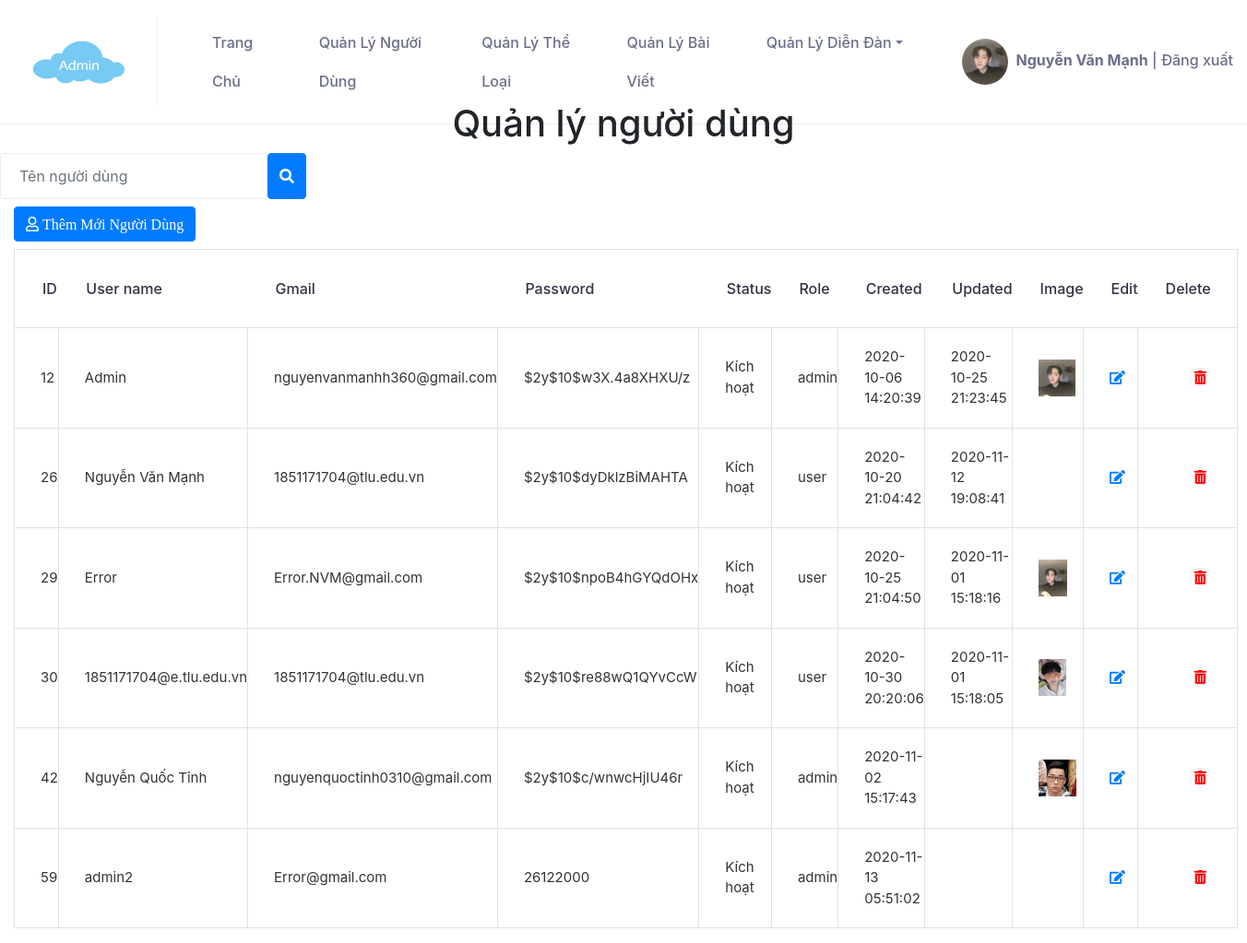
The page /cse485-website-project/Admin/users-index.php (signed in) on the database its author committed.
### tables this page shows
CREATE TABLE `users` (
  `ID` int(10) NOT NULL,
  `Username` varchar(50) NOT NULL,
  `Gmail` varchar(50) NOT NULL,
  `Password` varchar(20) NOT NULL,
  `Verification_Code` varchar(255) NOT NULL,
  `Status` tinyint(1) NOT NULL DEFAULT 0,
  `Role` enum('admin','user') NOT NULL DEFAULT 'user',
  `Created_date` datetime NOT NULL DEFAULT current_timestamp(),
  `Updated` datetime DEFAULT NULL,
  `Image` varchar(255) NOT NULL
);

### cse485-website-project/Admin/users-index-process.php (the view, shortened to what this page needs)
<?php
    $UsernameSearch = $_GET['searchString'];
    if (isset($UsernameSearch) && !empty($UsernameSearch))
    {
        $sql = "select * from users where Username like '$UsernameSearch'";
    }
    else
    {
        $sql = "select * from users";
    }
    mysqli_set_charset($conn,"UTF8");
    $result = mysqli_query($conn,$sql);
    while($row = mysqli_fetch_assoc($result))
    {?>
        <tr>
            <td><?php echo $row['ID'] ?></td>
            <td><?php echo $row['Username'] ?></td>
            <td><?php echo $row['Gmail'] ?></td>
            <td><?php echo $row['Password'] ?></td>
            <td>
                <?php
                    if($row['Status'] == '1') { echo "Kích hoạt";}
                ?>
            </td>
            <td><?php echo $row['Role'] ?></td>
            <td><?php echo $row['Created_date'] ?></td>
            <td><?php if ($row['Updated'] != null) echo $row['Updated'] ?></td>
            <td><img src="Assets/images/<?php echo $row['Image'] ?>" alt="" style="height:40px;"></td>
            <td><a href="user-edit.php?id=<?php echo $row['ID'] ?>" name="ID" class="fa fa-edit"></a></td>
            <td class="text-center"><a class="fas fa-trash-alt" style="color:red;" onClick="deleteUser(<?php echo $row['ID']; ?>)"></a></td>
            </tr>
    <?php
    }
?>

### rows shown on the page
users: ID "12", Username "Admin", Gmail "nguyenvanmanhh360@gmail.com", Password "$2y$10$w3X.4a8XHXU/z", Status "Kích hoạt", Role "admin", Created_date "2020-10-06 14:20:39", Updated "2020-10-25 21:23:45", Image (picture)
users: ID "26", Username "Nguyễn Văn Mạnh", Gmail "1851171704@tlu.edu.vn", Password "$2y$10$dyDklzBiMAHTA", Status "Kích hoạt", Role "user", Created_date "2020-10-20 21:04:42", Updated "2020-11-12 19:08:41"
users: ID "29", Username "Error", Gmail "Error.NVM@gmail.com", Password "$2y$10$npoB4hGYQdOHx", Status "Kích hoạt", Role "user", Created_date "2020-10-25 21:04:50", Updated "2020-11-01 15:18:16", Image (picture)
users: ID "30", Username "1851171704@e.tlu.edu.vn", Gmail "1851171704@tlu.edu.vn", Password "$2y$10$re88wQ1QYvCcW", Status "Kích hoạt", Role "user", Created_date "2020-10-30 20:20:06", Updated "2020-11-01 15:18:05", Image (picture)
users: ID "42", Username "Nguyễn Quốc Tỉnh", Gmail "nguyenquoctinh0310@gmail.com", Password "$2y$10$c/wnwcHjIU46r", Status "Kích hoạt", Role "admin", Created_date "2020-11-02 15:17:43", Image (picture)
users: ID "59", Username "admin2", Gmail "Error@gmail.com", Password "26122000", Status "Kích hoạt", Role "admin", Created_date "2020-11-13 05:51:02"

### other values the page prints
$_SESSION['username'] "Nguyễn Văn Mạnh"
